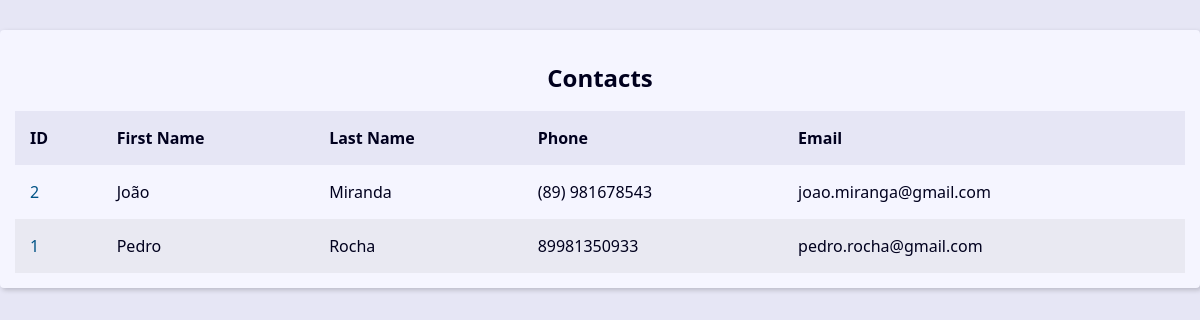
The app's page /, older data.
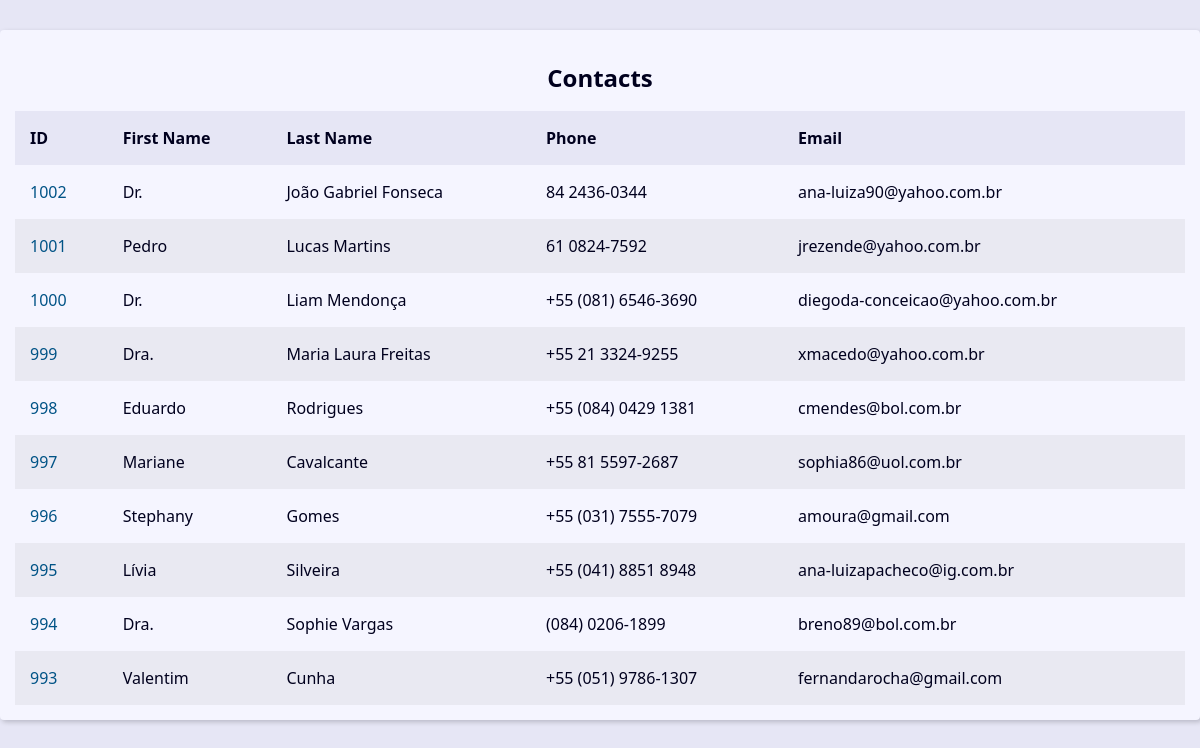
The same page, newer data.
### contact/models.py (models this page shows, shortened)
class Contact(models.Model):
  first_name = models.CharField(max_length=50)
  last_name = models.CharField(max_length=50, blank=True)
  phone = models.CharField(max_length=50)
  email = models.EmailField(max_length=100, blank=True)
  create_date = models.DateTimeField(default=timezone.now)
  description = models.TextField(max_length=254, blank=True)
  show = models.BooleanField(default=True)
  picture = models.ImageField(blank=True, upload_to='pictures/%Y/%m')
  category = models.ForeignKey(Category, on_delete=models.SET_NULL, blank=True, null=True)
  owner = models.ForeignKey(User, on_delete=models.SET_NULL, blank=True, null=True)

### contact/views/contact_views.py (the view)
# urls.py: path('', views.index, name='index'),
def index(request):
  contacts = Contact.objects.filter(show=True).order_by('-id')[0:10]
  context = {
    'contacts': contacts
  }
  return render(
    request,
    'contact/pages/index.html',
    context,
  )

### contact/templates/contact/pages/index.html
{% extends "global/base.html" %}
{% block content %}
  <div class="responsive-table">
    <table class="contacts-table">
      <caption class="table-caption">
        Contacts
      </caption>
      <thead>
        <tr class="table-row table-row-header">
          <th class="table-header">ID</th>
          <th class="table-header">First Name</th>
          <th class="table-header">Last Name</th>
          <th class="table-header">Phone</th>
          <th class="table-header">Email</th>
        </tr>
      </thead>
      <tbody>
      {% for contact in contacts %}
        <tr class="table-row">
          <td class="table-cel">
            <a
            href="{% url 'contact:contact' contact.id %}"
            class="table-link">
              {{contact.id}}
            </a>
          </td>
          <td class="table-cel">
            {{contact.first_name}}
          </td>
          <td class="table-cel">
            {{contact.last_name}}
          </td>
          <td class="table-cel">
            {{contact.phone}}
          </td>
          <td class="table-cel">
            {{contact.email}}
          </td>
        </tr>
      {% endfor %}
      </tbody>
    </table>
  </div>
{% endblock content %}

### base_templates/global/base.html (shortened to what this page needs)
{% load static %}<!DOCTYPE html>
<html lang="en">
<head>
 <link rel="stylesheet" href="{% static 'global/css/style.css' %}">
</head>
<body>
<main class="content">
  {% block content %}
  {% endblock content %}
</main>
</body>
</html>

### base_static/global/css/style.css (style rules this page uses)
:root { --spacing: 1.5rem; --link-dark-color: rgb(0, 83, 134); --link-light-color: rgb(156, 217, 255); --clr-white: rgb(245, 245, 255); --clr-black: rgb(0, 0, 30); --clr-light-gray: rgb(230, 230, 245); --clr-dark-shadow-5: rgba(0, 0, 10, 5%); --clr-dark-shadow-10: rgba(0, 0, 10, 10%); --clr-dark-shadow-20: rgba(0, 0, 10, 20%); --clr-light-shadow-5: rgba(200, 200, 255, 5%); --clr-light-shadow-10: rgba(200, 200, 255, 10%); --clr-light-shadow-20: rgba(200, 200, 255, 20%); --main-page-width: 120rem; --table-min-width: 60rem; --biggest-font-size: 5rem; --bigger-font-size: 4rem; --big-font-size: 3.2rem; --medium-font-size: 2.4rem; --small-font-size: 1.6rem; --smaller-font-size: 1.4rem; --smallest-font-size: 1.2rem; --transition-fast: 300ms; --transition-medium: 600ms; --transition-slow: 1s; --default-border-radius: 4px; }
*, *::before, *::after { margin: 0; padding: 0; box-sizing: border-box; }
html { font-size: 62.5%; }
body { font-family: system-ui, -apple-system, BlinkMacSystemFont, 'Segoe UI', Roboto, Oxygen, Ubuntu, Cantarell, 'Open Sans', 'Helvetica Neue', sans-serif; line-height: 1.5; font-size: var(--small-font-size); color: var(--clr-black); -webkit-font-smoothing: antialiased; background: var(--clr-light-gray); }
.content { max-width: var(--main-page-width); margin: calc(var(--spacing) * 2) auto; padding: var(--spacing); background: var(--clr-white); box-shadow: 2px 2px 5px var(--clr-dark-shadow-20); border-radius: var(--default-border-radius); }
.responsive-table { width: 100%; overflow-x: auto; }
.contacts-table { width: 100%; min-width: var(--table-min-width); border-collapse: collapse; }
.table-caption { font-size: var(--medium-font-size); font-weight: bold; padding: var(--spacing); }
.table-row { text-align: left; text-overflow: ellipsis; transition: background-color var(--transition-fast) ease-in-out; }
.table-row:nth-of-type(2n) { background: var(--clr-dark-shadow-5); }
.table-row-header { background: var(--clr-light-gray); color: var(--clr-black); }
.table-cel, .table-header { padding: var(--spacing); }
.table-link { color: var(--link-dark-color); transition: color var(--transition-fast) ease-in-out; text-decoration: none; }

Row changes from the older to the newer data that the page shows:
removed Contact: id "2", first_name "João", last_name "Miranda", phone "(89) 981678543", email "joao.miranga@gmail.com"
removed Contact: id "1", first_name "Pedro", last_name "Rocha", phone "89981350933", email "pedro.rocha@gmail.com"
added Contact: id "1002", first_name "Dr.", last_name "João Gabriel Fonseca", phone "84 2436-0344", email "ana-luiza90@yahoo.com.br"
added Contact: id "1001", first_name "Pedro", last_name "Lucas Martins", phone "61 0824-7592", email "jrezende@yahoo.com.br"
added Contact: id "1000", first_name "Dr.", last_name "Liam Mendonça", phone "+55 (081) 6546-3690", email "diegoda-conceicao@yahoo.com.br"
added Contact: id "999", first_name "Dra.", last_name "Maria Laura Freitas", phone "+55 21 3324-9255", email "xmacedo@yahoo.com.br"
added Contact: id "998", first_name "Eduardo", last_name "Rodrigues", phone "+55 (084) 0429 1381", email "cmendes@bol.com.br"
added Contact: id "997", first_name "Mariane", last_name "Cavalcante", phone "+55 81 5597-2687", email "sophia86@uol.com.br"
added Contact: id "996", first_name "Stephany", last_name "Gomes", phone "+55 (031) 7555-7079", email "amoura@gmail.com"
added Contact: id "995", first_name "Lívia", last_name "Silveira", phone "+55 (041) 8851 8948", email "ana-luizapacheco@ig.com.br"
added Contact: id "994", first_name "Dra.", last_name "Sophie Vargas", phone "(084) 0206-1899", email "breno89@bol.com.br"
added Contact: id "993", first_name "Valentim", last_name "Cunha", phone "+55 (051) 9786-1307", email "fernandarocha@gmail.com"
